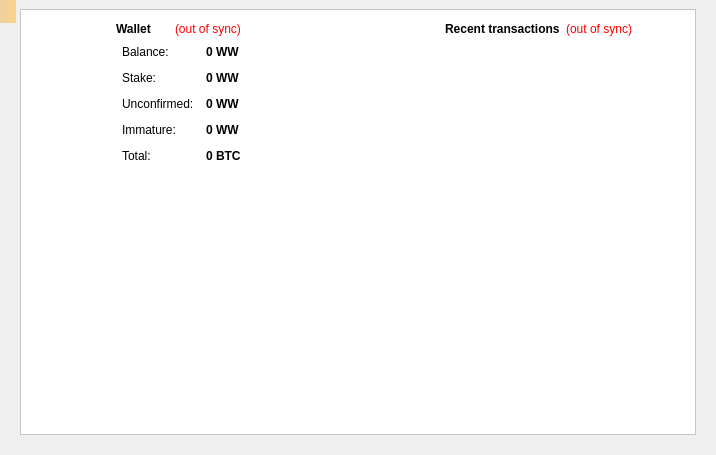
<?xml version="1.0" encoding="UTF-8"?>
<ui version="4.0">
 <class>OverviewPage</class>
 <widget class="QWidget" name="OverviewPage">
  <property name="geometry">
   <rect>
    <x>0</x>
    <y>0</y>
    <width>716</width>
    <height>455</height>
   </rect>
  </property>
  <property name="windowTitle">
   <string>Form</string>
  </property>
  <layout class="QGridLayout" name="gridLayout_4">
   <property name="leftMargin">
    <number>20</number>
   </property>
   <property name="topMargin">
    <number>9</number>
   </property>
   <property name="rightMargin">
    <number>20</number>
   </property>
   <property name="bottomMargin">
    <number>20</number>
   </property>
   <item row="0" column="0">
    <widget class="QFrame" name="frame_4">
     <property name="autoFillBackground">
      <bool>false</bool>
     </property>
     <property name="styleSheet">
      <string notr="true"> background-color: #ffffff </string>
     </property>
     <property name="frameShape">
      <enum>QFrame::StyledPanel</enum>
     </property>
     <property name="frameShadow">
      <enum>QFrame::Raised</enum>
     </property>
     <property name="lineWidth">
      <number>2</number>
     </property>
     <layout class="QGridLayout" name="gridLayout_3">
      <property name="leftMargin">
       <number>0</number>
      </property>
      <property name="topMargin">
       <number>0</number>
      </property>
      <property name="rightMargin">
       <number>0</number>
      </property>
      <property name="bottomMargin">
       <number>0</number>
      </property>
      <item row="0" column="0">
       <layout class="QHBoxLayout" name="horizontalLayout" stretch="1,0,1">
        <item>
         <layout class="QVBoxLayout" name="verticalLayout_2">
          <item>
           <widget class="QFrame" name="frame">
            <property name="frameShape">
             <enum>QFrame::NoFrame</enum>
            </property>
            <property name="frameShadow">
             <enum>QFrame::Sunken</enum>
            </property>
            <property name="lineWidth">
             <number>-1</number>
            </property>
            <layout class="QGridLayout" name="gridLayout">
             <item row="0" column="1" colspan="2">
              <layout class="QHBoxLayout" name="horizontalLayout_4">
               <item>
                <widget class="QLabel" name="label_5">
                 <property name="font">
                  <font>
                   <weight>75</weight>
                   <bold>true</bold>
                  </font>
                 </property>
                 <property name="text">
                  <string>Wallet</string>
                 </property>
                </widget>
               </item>
               <item>
                <widget class="QLabel" name="labelWalletStatus">
                 <property name="toolTip">
                  <string>The displayed information may be out of date. Your wallet automatically synchronizes with the WayaWolfCoin network after a connection is established, but this process has not completed yet.</string>
                 </property>
                 <property name="styleSheet">
                  <string notr="true">QLabel { color: red; }</string>
                 </property>
                 <property name="text">
                  <string notr="true">(out of sync)</string>
                 </property>
                 <property name="alignment">
                  <set>Qt::AlignLeading|Qt::AlignLeft|Qt::AlignVCenter</set>
                 </property>
                </widget>
               </item>
              </layout>
             </item>
             <item row="0" column="0">
              <spacer name="horizontalSpacer_7">
               <property name="orientation">
                <enum>Qt::Horizontal</enum>
               </property>
               <property name="sizeHint" stdset="0">
                <size>
                 <width>59</width>
                 <height>20</height>
                </size>
               </property>
              </spacer>
             </item>
             <item row="0" column="3">
              <spacer name="horizontalSpacer_8">
               <property name="orientation">
                <enum>Qt::Horizontal</enum>
               </property>
               <property name="sizeHint" stdset="0">
                <size>
                 <width>59</width>
                 <height>20</height>
                </size>
               </property>
              </spacer>
             </item>
             <item row="1" column="2">
              <layout class="QFormLayout" name="formLayout_2">
               <property name="fieldGrowthPolicy">
                <enum>QFormLayout::AllNonFixedFieldsGrow</enum>
               </property>
               <property name="horizontalSpacing">
                <number>12</number>
               </property>
               <property name="verticalSpacing">
                <number>12</number>
               </property>
               <item row="0" column="0">
                <widget class="QLabel" name="label">
                 <property name="text">
                  <string>Balance:</string>
                 </property>
                </widget>
               </item>
               <item row="0" column="1">
                <widget class="QLabel" name="labelBalance">
                 <property name="font">
                  <font>
                   <weight>75</weight>
                   <bold>true</bold>
                  </font>
                 </property>
                 <property name="cursor">
                  <cursorShape>IBeamCursor</cursorShape>
                 </property>
                 <property name="toolTip">
                  <string>Your current balance</string>
                 </property>
                 <property name="text">
                  <string notr="true">0 WW</string>
                 </property>
                 <property name="textInteractionFlags">
                  <set>Qt::LinksAccessibleByMouse|Qt::TextSelectableByKeyboard|Qt::TextSelectableByMouse</set>
                 </property>
                </widget>
               </item>
               <item row="1" column="0">
                <widget class="QLabel" name="label_6">
                 <property name="text">
                  <string>Stake:</string>
                 </property>
                </widget>
               </item>
               <item row="1" column="1">
                <widget class="QLabel" name="labelStake">
                 <property name="font">
                  <font>
                   <weight>75</weight>
                   <bold>true</bold>
                  </font>
                 </property>
                 <property name="cursor">
                  <cursorShape>IBeamCursor</cursorShape>
                 </property>
                 <property name="toolTip">
                  <string>Total of coins that was staked, and do not yet count toward the current balance</string>
                 </property>
                 <property name="text">
                  <string notr="true">0 WW</string>
                 </property>
                 <property name="textInteractionFlags">
                  <set>Qt::LinksAccessibleByMouse|Qt::TextSelectableByKeyboard|Qt::TextSelectableByMouse</set>
                 </property>
                </widget>
               </item>
               <item row="2" column="0">
                <widget class="QLabel" name="label_3">
                 <property name="text">
                  <string>Unconfirmed:</string>
                 </property>
                </widget>
               </item>
               <item row="2" column="1">
                <widget class="QLabel" name="labelUnconfirmed">
                 <property name="font">
                  <font>
                   <weight>75</weight>
                   <bold>true</bold>
                  </font>
                 </property>
                 <property name="cursor">
                  <cursorShape>IBeamCursor</cursorShape>
                 </property>
                 <property name="toolTip">
                  <string>Total of transactions that have yet to be confirmed, and do not yet count toward the current balance</string>
                 </property>
                 <property name="text">
                  <string notr="true">0 WW</string>
                 </property>
                 <property name="textInteractionFlags">
                  <set>Qt::LinksAccessibleByMouse|Qt::TextSelectableByKeyboard|Qt::TextSelectableByMouse</set>
                 </property>
                </widget>
               </item>
               <item row="3" column="0">
                <widget class="QLabel" name="labelImmatureText">
                 <property name="text">
                  <string>Immature:</string>
                 </property>
                </widget>
               </item>
               <item row="3" column="1">
                <widget class="QLabel" name="labelImmature">
                 <property name="font">
                  <font>
                   <weight>75</weight>
                   <bold>true</bold>
                  </font>
                 </property>
                 <property name="toolTip">
                  <string>Mined balance that has not yet matured</string>
                 </property>
                 <property name="text">
                  <string notr="true">0 WW</string>
                 </property>
                 <property name="textInteractionFlags">
                  <set>Qt::LinksAccessibleByMouse|Qt::TextSelectableByKeyboard|Qt::TextSelectableByMouse</set>
                 </property>
                </widget>
               </item>
               <item row="4" column="0">
                <widget class="QLabel" name="labelTotalText">
                 <property name="text">
                  <string>Total:</string>
                 </property>
                </widget>
               </item>
               <item row="4" column="1">
                <widget class="QLabel" name="labelTotal">
                 <property name="font">
                  <font>
                   <weight>75</weight>
                   <bold>true</bold>
                  </font>
                 </property>
                 <property name="cursor">
                  <cursorShape>IBeamCursor</cursorShape>
                 </property>
                 <property name="toolTip">
                  <string>Your current total balance</string>
                 </property>
                 <property name="text">
                  <string notr="true">0 BTC</string>
                 </property>
                 <property name="textInteractionFlags">
                  <set>Qt::LinksAccessibleByMouse|Qt::TextSelectableByKeyboard|Qt::TextSelectableByMouse</set>
                 </property>
                </widget>
               </item>
              </layout>
             </item>
             <item row="1" column="0" colspan="2">
              <spacer name="horizontalSpacer_5">
               <property name="orientation">
                <enum>Qt::Horizontal</enum>
               </property>
               <property name="sizeHint" stdset="0">
                <size>
                 <width>65</width>
                 <height>20</height>
                </size>
               </property>
              </spacer>
             </item>
             <item row="2" column="0" colspan="4">
              <widget class="QFrame" name="frame_3">
               <property name="minimumSize">
                <size>
                 <width>200</width>
                 <height>200</height>
                </size>
               </property>
               <property name="frameShape">
                <enum>QFrame::NoFrame</enum>
               </property>
               <property name="frameShadow">
                <enum>QFrame::Sunken</enum>
               </property>
               <property name="lineWidth">
                <number>-1</number>
               </property>
               <layout class="QGridLayout" name="gridLayout_2">
                <item row="0" column="0">
                 <spacer name="horizontalSpacer_3">
                  <property name="orientation">
                   <enum>Qt::Horizontal</enum>
                  </property>
                  <property name="sizeHint" stdset="0">
                   <size>
                    <width>0</width>
                    <height>20</height>
                   </size>
                  </property>
                 </spacer>
                </item>
                <item row="0" column="1">
                 <widget class="QLabel" name="label_2">
                  <property name="minimumSize">
                   <size>
                    <width>256</width>
                    <height>260</height>
                   </size>
                  </property>
                  <property name="text">
                   <string/>
                  </property>
                  <property name="pixmap">
                   <pixmap resource="../bitcoin.qrc">:/images/splash</pixmap>
                  </property>
                  <property name="scaledContents">
                   <bool>true</bool>
                  </property>
                 </widget>
                </item>
                <item row="0" column="2">
                 <spacer name="horizontalSpacer_4">
                  <property name="orientation">
                   <enum>Qt::Horizontal</enum>
                  </property>
                  <property name="sizeHint" stdset="0">
                   <size>
                    <width>1</width>
                    <height>20</height>
                   </size>
                  </property>
                 </spacer>
                </item>
               </layout>
              </widget>
             </item>
             <item row="1" column="3">
              <spacer name="horizontalSpacer_6">
               <property name="orientation">
                <enum>Qt::Horizontal</enum>
               </property>
               <property name="sizeHint" stdset="0">
                <size>
                 <width>59</width>
                 <height>20</height>
                </size>
               </property>
              </spacer>
             </item>
            </layout>
           </widget>
          </item>
         </layout>
        </item>
        <item>
         <spacer name="horizontalSpacer_2">
          <property name="orientation">
           <enum>Qt::Horizontal</enum>
          </property>
          <property name="sizeHint" stdset="0">
           <size>
            <width>40</width>
            <height>20</height>
           </size>
          </property>
         </spacer>
        </item>
        <item>
         <layout class="QVBoxLayout" name="verticalLayout_3">
          <item>
           <widget class="QFrame" name="frame_2">
            <property name="frameShape">
             <enum>QFrame::NoFrame</enum>
            </property>
            <property name="frameShadow">
             <enum>QFrame::Sunken</enum>
            </property>
            <property name="lineWidth">
             <number>-1</number>
            </property>
            <layout class="QVBoxLayout" name="verticalLayout">
             <item>
              <layout class="QHBoxLayout" name="horizontalLayout_2">
               <item>
                <spacer name="horizontalSpacer_9">
                 <property name="orientation">
                  <enum>Qt::Horizontal</enum>
                 </property>
                 <property name="sizeHint" stdset="0">
                  <size>
                   <width>40</width>
                   <height>20</height>
                  </size>
                 </property>
                </spacer>
               </item>
               <item>
                <widget class="QLabel" name="label_4">
                 <property name="text">
                  <string>&lt;b&gt;Recent transactions&lt;/b&gt;</string>
                 </property>
                </widget>
               </item>
               <item>
                <widget class="QLabel" name="labelTransactionsStatus">
                 <property name="toolTip">
                  <string>The displayed information may be out of date. Your wallet automatically synchronizes with the WayaWolfCoin network after a connection is established, but this process has not completed yet.</string>
                 </property>
                 <property name="styleSheet">
                  <string notr="true">QLabel { color: red; }</string>
                 </property>
                 <property name="text">
                  <string notr="true">(out of sync)</string>
                 </property>
                 <property name="alignment">
                  <set>Qt::AlignRight|Qt::AlignTrailing|Qt::AlignVCenter</set>
                 </property>
                </widget>
               </item>
               <item>
                <spacer name="horizontalSpacer">
                 <property name="orientation">
                  <enum>Qt::Horizontal</enum>
                 </property>
                 <property name="sizeHint" stdset="0">
                  <size>
                   <width>40</width>
                   <height>20</height>
                  </size>
                 </property>
                </spacer>
               </item>
              </layout>
             </item>
             <item>
              <widget class="QListView" name="listTransactions">
               <property name="styleSheet">
                <string notr="true">QListView { background: transparent; }</string>
               </property>
               <property name="frameShape">
                <enum>QFrame::NoFrame</enum>
               </property>
               <property name="verticalScrollBarPolicy">
                <enum>Qt::ScrollBarAlwaysOff</enum>
               </property>
               <property name="horizontalScrollBarPolicy">
                <enum>Qt::ScrollBarAlwaysOff</enum>
               </property>
               <property name="selectionMode">
                <enum>QAbstractItemView::NoSelection</enum>
               </property>
              </widget>
             </item>
            </layout>
           </widget>
          </item>
         </layout>
        </item>
       </layout>
      </item>
     </layout>
    </widget>
   </item>
  </layout>
  <widget class="QLabel" name="labelAlerts">
   <property name="geometry">
    <rect>
     <x>0</x>
     <y>0</y>
     <width>16</width>
     <height>23</height>
    </rect>
   </property>
   <property name="visible">
    <bool>false</bool>
   </property>
   <property name="styleSheet">
    <string notr="true">background-color: qlineargradient(x1: 0, y1: 0, x2: 1, y2: 0, stop:0 #F0D0A0, stop:1 #F8D488); color:#000000;</string>
   </property>
   <property name="wordWrap">
    <bool>true</bool>
   </property>
   <property name="margin">
    <number>3</number>
   </property>
  </widget>
  <zorder>frame_4</zorder>
  <zorder>labelAlerts</zorder>
 </widget>
 <resources>
  <include location="../bitcoin.qrc"/>
 </resources>
 <connections/>
</ui>
